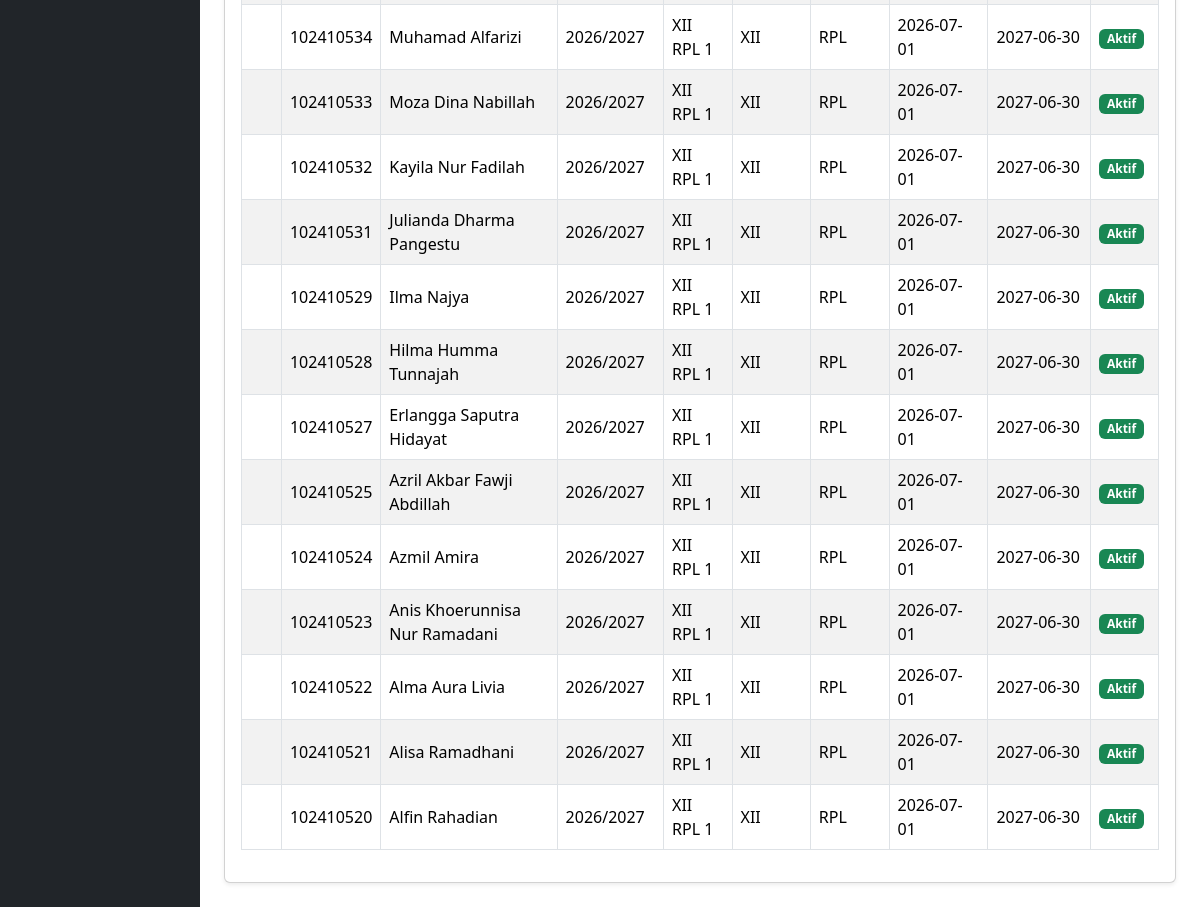
/penempatan_siswa.php (signed in, lower part), run on an earlier commit of the app's database.
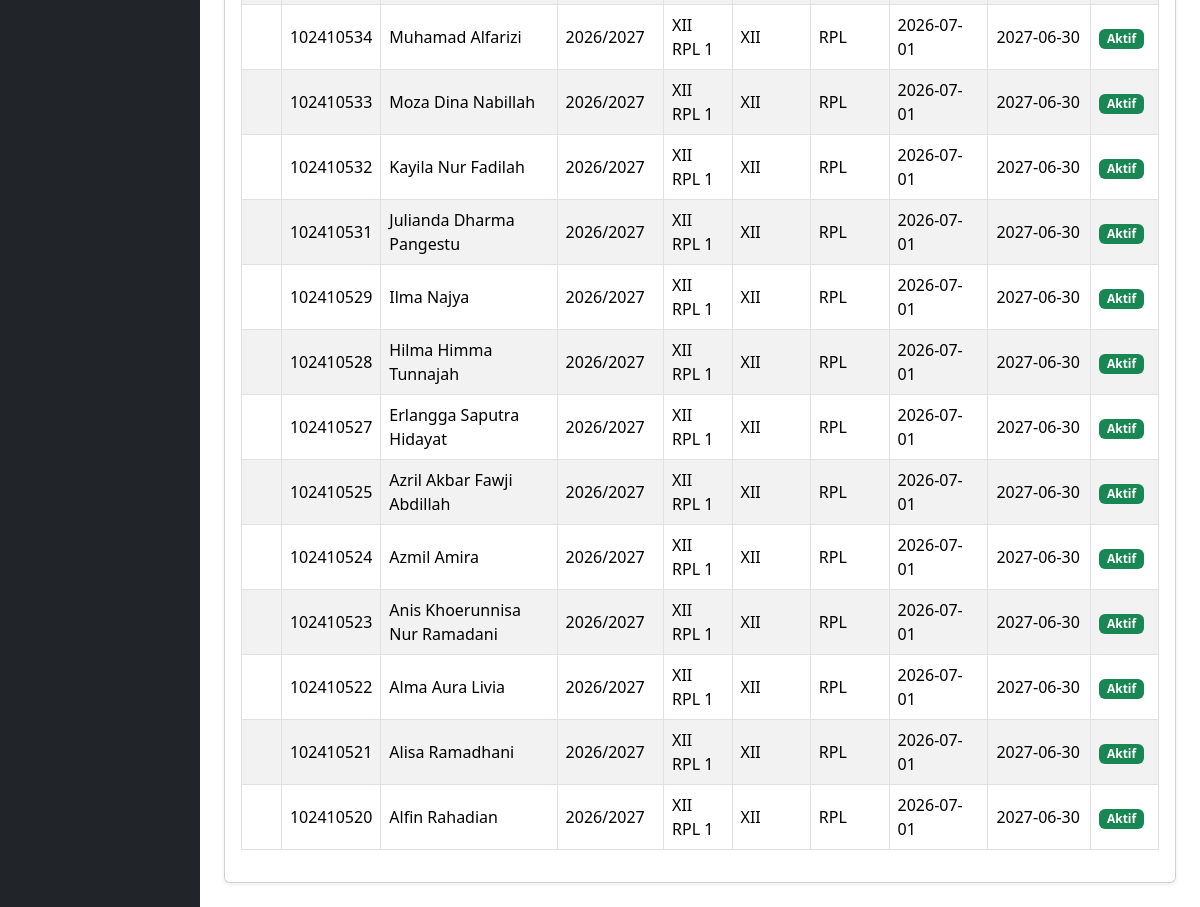
And on a later commit of the database.
### tables this page shows
CREATE TABLE `t_kelas_siswa` (
  `id` int(11) NOT NULL,
  `siswa_id` int(11) DEFAULT NULL,
  `tahun_ajaran_id` int(11) DEFAULT NULL,
  `kelas_id` int(11) DEFAULT NULL,
  `tanggal_mulai` date NOT NULL,
  `tanggal_selesai` date NOT NULL,
  `status_aktif` tinyint(1) NOT NULL,
  `created_at` timestamp NOT NULL DEFAULT current_timestamp(),
  `updated_at` timestamp NOT NULL DEFAULT current_timestamp()
);

CREATE TABLE `t_siswa` (
  `id` int(11) NOT NULL,
  `nis` varchar(10) DEFAULT NULL,
  `nisn` varchar(10) NOT NULL,
  `nama` varchar(150) DEFAULT NULL,
  `jenis_kelamin` char(1) NOT NULL,
  `tanggal_lahir` date NOT NULL,
  `alamat` text NOT NULL,
  `status_aktif` tinyint(1) NOT NULL,
  `created_at` timestamp NOT NULL DEFAULT current_timestamp(),
  `updated_at` timestamp NOT NULL DEFAULT current_timestamp()
);

CREATE TABLE `t_tahun_ajaran` (
  `id` int(11) NOT NULL,
  `nama` varchar(20) DEFAULT NULL,
  `tanggal_mulai` date NOT NULL,
  `tanggal_selesai` date NOT NULL,
  `status_aktif` tinyint(1) NOT NULL,
  `created_at` timestamp NOT NULL DEFAULT current_timestamp(),
  `updated_at` timestamp NOT NULL DEFAULT current_timestamp()
);

CREATE TABLE `t_kelas` (
  `id` int(11) NOT NULL,
  `nama` varchar(100) DEFAULT NULL,
  `tingkat` varchar(20) NOT NULL,
  `jurusan` varchar(100) NOT NULL,
  `status_aktif` tinyint(1) NOT NULL,
  `created_at` timestamp NOT NULL DEFAULT current_timestamp(),
  `updated_at` timestamp NOT NULL DEFAULT current_timestamp()
);

### penempatan_siswa.php (the view, shortened to what this page needs)
<?php
include 'config/koneksi.php';
$sql = "SELECT
            ks.id,
            s.nis,
            s.nama AS nama_siswa,
            ta.nama AS tahun_ajaran,
            k.nama AS nama_kelas,
            k.tingkat,
            k.jurusan,
            ks.tanggal_mulai,
            ks.tanggal_selesai,
            ks.status_aktif
        FROM t_kelas_siswa ks
        LEFT JOIN t_siswa s ON ks.siswa_id = s.id
        LEFT JOIN t_tahun_ajaran ta ON ks.tahun_ajaran_id = ta.id
        LEFT JOIN t_kelas k ON ks.kelas_id = k.id
        ORDER BY ks.id DESC";
$hasil = mysqli_query($koneksi, $sql);
?>
<!DOCTYPE html>
<html lang="id">
<head>
    <link href="https://cdn.jsdelivr.net/npm/bootstrap@5.3.8/dist/css/bootstrap.min.css"
          rel="stylesheet">
    <link href="https://cdn.datatables.net/2.3.4/css/dataTables.bootstrap5.min.css"
          rel="stylesheet">
</head>
<body>
<div class="container-fluid">
    <div class="row">
        <?php include 'layout/sidebar.php'; ?>
        <main class="col-md-9 col-lg-10 p-4">
            <div class="card shadow-sm">
                <div class="card-body">
                    <div class="table-responsive">
                        <table id="tabelPenempatan"
                               class="table table-striped table-bordered table-hover align-middle w-100">
                            <tbody>
                                <?php while ($row = mysqli_fetch_assoc($hasil)) { ?>
                                    <tr>
                                        <td></td>
                                        <td>
                                            <?= htmlspecialchars($row['nis'] ?? '-') ?>
                                        </td>
                                        <td>
                                            <?= htmlspecialchars($row['nama_siswa'] ?? '-') ?>
                                        </td>
                                        <td>
                                            <?= htmlspecialchars($row['tahun_ajaran'] ?? '-') ?>
                                        </td>
                                        <td>
                                            <?= htmlspecialchars($row['nama_kelas'] ?? '-') ?>
                                        </td>
                                        <td>
                                            <?= htmlspecialchars($row['tingkat'] ?? '-') ?>
                                        </td>
                                        <td>
                                            <?= htmlspecialchars($row['jurusan'] ?? '-') ?>
                                        </td>
                                        <td>
                                            <?= htmlspecialchars($row['tanggal_mulai'] ?? '-') ?>
                                        </td>
                                        <td>
                                            <?= htmlspecialchars($row['tanggal_selesai'] ?? '-') ?>
                                        </td>
                                        <td>
                                            <?php if ($row['status_aktif'] == 1) { ?>
                                                <span class="badge bg-success">
                                                    Aktif
                                                </span>
                                            <?php } else { ?>
                                                <span class="badge bg-danger">
                                                    Tidak Aktif
                                                </span>
                                            <?php } ?>
                                        </td>
                                    </tr>
                                <?php } ?>
                            </tbody>
                        </table>
                    </div>
                </div>
            </div>
        </main>
    </div>
</div>
</body>
</html>

What changed in the data, as far as the page shows it:
changed through a linked row, t_kelas_siswa: siswa.nama "Hilma Humma Tunnajah" → "Hilma Himma Tunnajah"
